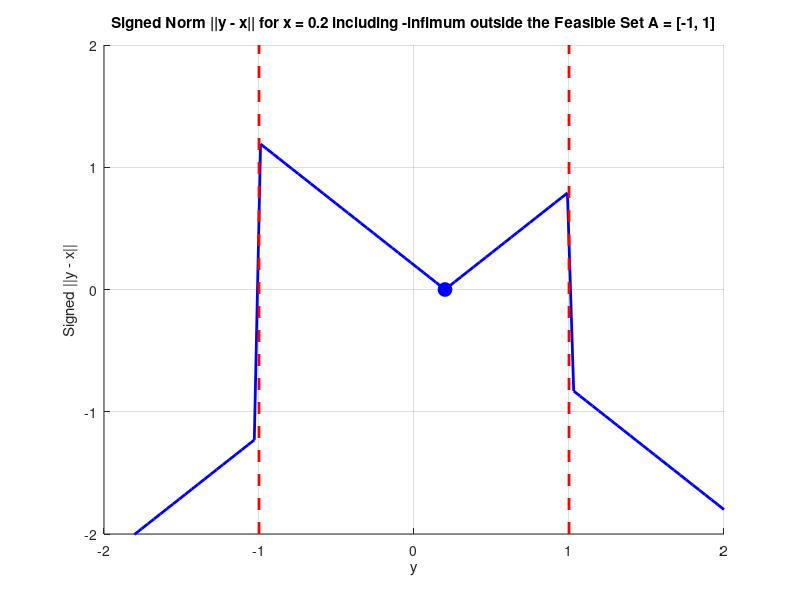

This figure's MATLAB source:
clear 
clc
close all


% MATLAB Code to Visualize -||y - x|| for y Outside the Feasible Set

% Define the set A
A = [-1, 1];

% Define the point x = 0.2
x = 0.2;

% Generate points outside the feasible set (extending range beyond [-1, 1])
y_out = linspace(-2, 2, 100); % Points between -2 and 2

% Calculate the signed distance ||y - x|| (positive inside the set, negative outside)
norm_yx_out = abs(y_out - x);
signed_distance = norm_yx_out;  % Initialize with the same values
signed_distance(y_out < A(1) | y_out > A(2)) = -norm_yx_out(y_out < A(1) | y_out > A(2)); % Negative norm outside the feasible set

% Find the -infimum of signed distance, which occurs for the largest negative value
[inf_val, inf_idx] = min(signed_distance); % Negative infimum value and its index
y_inf = y_out(inf_idx); % The y-value where negative infimum occurs

% Create a figure for visualization
figure;
hold on;

% Plot the signed distance ||y - x|| as a function of y (negative outside feasible set)
plot(y_out, signed_distance, 'b-', 'LineWidth', 2);

% Plot a dashed red line for the interval [-1, 1] to represent the feasible set boundaries
plot([A(1), A(1)], [-2, 2], 'r--', 'LineWidth', 2); % Left boundary at y = -1
plot([A(2), A(2)], [-2, 2], 'r--', 'LineWidth', 2); % Right boundary at y = 1

% Plot a blue point at x = 0.2 (time zero)
plot(x, 0, 'bo', 'MarkerSize', 10, 'MarkerFaceColor', 'b'); % Blue point at x = 0.2

% Mark the -infimum on the plot with a green star
plot(y_inf, inf_val, 'g*', 'MarkerSize', 10, 'MarkerFaceColor', 'g'); % Green star for -infimum

% Labels and title
xlabel('y');
ylabel('Signed ||y - x||');
title('Signed Norm ||y - x|| for x = 0.2 including -infimum outside the Feasible Set A = [-1, 1]');
xlim([-2 2]);
ylim([-2 2]);
grid on;
hold off;
